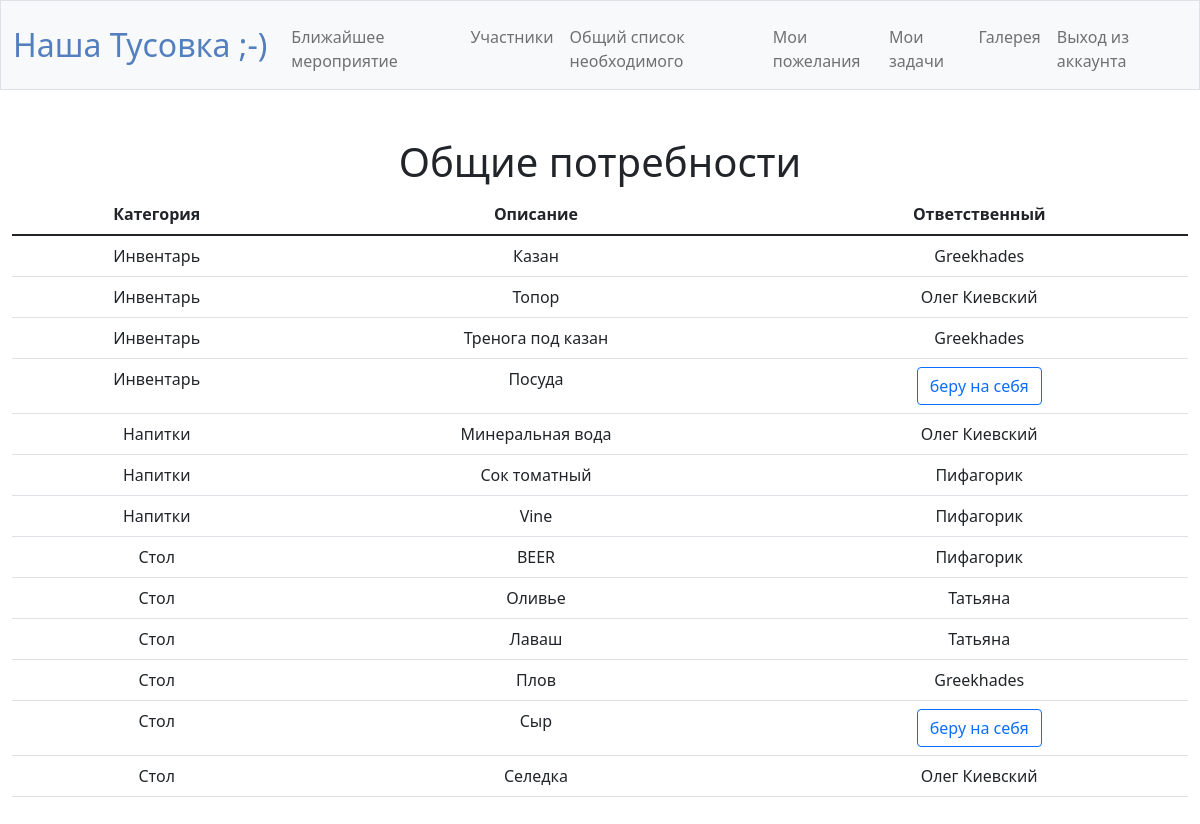
Page /need (signed in) on the committed database.
### tables this page shows
CREATE TABLE 'need' ('id' INTEGER PRIMARY KEY AUTOINCREMENT NOT NULL, 'category' TEXT NOT NULL, 'description' TEXT NOT NULL);

CREATE TABLE 'users' (id INTEGER PRIMARY KEY AUTOINCREMENT NOT NULL, username TEXT NOT NULL, hash TEXT NOT NULL, 'email' TEXT, 'mob_phone' NUMERIC);

### app.py (the view, shortened to what this page needs)
@app.route("/need", methods=["GET", "POST"])
@login_required
def need():
    if request.method == "GET":
        need_db = db.execute("SELECT ENU.category, ENU.description, users.username FROM \
                            (SELECT need.*, event_need_user.* FROM need \
                             INNER JOIN event_need_user ON need.id = event_need_user.need_id) ENU \
                             LEFT JOIN users ON users.id = ENU.user_id ORDER BY ENU.category;")
        return render_template("need.html", need=need_db)

### app.py (called while the page is built)
@app.after_request
def after_request(response):
    response.headers["Cache-Control"] = "no-cache, no-store, must-revalidate"
    response.headers["Expires"] = 0
    response.headers["Pragma"] = "no-cache"
    return response

### helpers.py (called while the page is built)
def login_required(f):
    @wraps(f)
    def decorated_function(*args, **kwargs):
        if session.get("user_id") is None:
            return redirect("/login")
        return f(*args, **kwargs)
    return decorated_function

### templates/need.html (shortened to what this page needs)
{% extends "layout.html" %}
{% block main %}
    <h1>Общие потребности</h1>
    <table class="table">
        <thead>
            <tr>
                <th scope="col">Категория</th>
                <th scope="col">Описание</th>
                <th scope="col">Ответственный</th>
            </tr>
        </thead>
        <tbody>
            {% for row in need %}
            <tr>
                <td>{{ row["category"] }}</td>
                <td>{{ row["description"] }}</td>
                <td>
                {% if row["username"] != None %}
                    {{ row["username"] }}
                {% else %}
                    <form method="post" >
                        <button class="btn btn-outline-primary btn-block" name = "choice" type="submit">беру на себя</button>
                    </form>
                {% endif %}
                </td>
            </tr>
            {% endfor %}
        </tbody>
    </table>
{% endblock %}

### templates/layout.html (shortened to what this page needs)
<!DOCTYPE html>
<html lang="en">
    <head>
        <link href="https://cdn.jsdelivr.net/npm/bootstrap@5.1.3/dist/css/bootstrap.min.css" rel="stylesheet">
        <link href="/static/styles.css" rel="stylesheet">
        <link href="https://cdn.jsdelivr.net/npm/bootstrap@5.1.3/dist/css/bootstrap.min.css" rel="stylesheet">
    </head>
    <body>
        <nav class="bg-light border navbar navbar-expand-md navbar-light" style="position: sticky; top: 0">
            <div class="container-fluid">
                <a class="navbar-brand" href="/"><span class="blue">Наша Тусовка ;-)</span></a>
                <div class="collapse navbar-collapse" id="navbar">
                    {% if session["user_id"] %}
                        <ul class="navbar-nav me-auto mt-2">
                            <li class="nav-item"><a class="nav-link" href="/event">Ближайшее мероприятие</a></li>
                            <li class="nav-item"><a class="nav-link" href="/participant">Участники</a></li>
                            <li class="nav-item"><a class="nav-link" href="/need">Общий список необходимого</a></li>
                            <li class="nav-item"><a class="nav-link" href="/add_need">Мои пожелания</a></li>
                            <li class="nav-item"><a class="nav-link" href="/my_task">Мои задачи</a></li>
                            <li class="nav-item"><a class="nav-link" href="/photo">Галерея</a></li>
                        </ul>
                        <ul class="navbar-nav ms-auto mt-2">
                            <li class="nav-item"><a class="nav-link" href="/logout">Выход из аккаунта</a></li>
                        </ul>
                    {% else %}
                        <ul class="navbar-nav ms-auto mt-2">
                            <li class="nav-item"><a class="nav-link" href="/register">Регистрация</a></li>
                            <li class="nav-item"><a class="nav-link" href="/login">Войти в аккаунт</a></li>
                        </ul>
                    {% endif %}
                </div>
            </div>
        </nav>
        <main class="container-fluid py-5 text-center">
            {% block main %}{% endblock %}
        </main>
    </body>
</html>

### static/styles.css (style rules this page uses)
nav .navbar-brand { font-size: xx-large; }
nav .navbar-brand .blue { color: #537fbe; }

### rows in the picture
need: category "Инвентарь", description "Казан", username "Greekhades"
need: category "Инвентарь", description "Топор", username "Олег Киевский"
need: category "Инвентарь", description "Тренога под казан", username "Greekhades"
need: category "Инвентарь", description "Посуда"
need: category "Напитки", description "Минеральная вода", username "Олег Киевский"
need: category "Напитки", description "Сок томатный", username "Пифагорик"
need: category "Напитки", description "Vine", username "Пифагорик"
need: category "Стол", description "BEER", username "Пифагорик"
need: category "Стол", description "Оливье", username "Татьяна"
need: category "Стол", description "Лаваш", username "Татьяна"
need: category "Стол", description "Плов", username "Greekhades"
need: category "Стол", description "Сыр"
need: category "Стол", description "Селедка", username "Олег Киевский"
